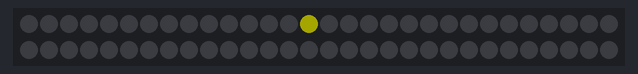
Recording of a program running on a simulated ESP8266 (Wemos D1 mini). Parts: 60 RGB LEDs in strip order, left to right, continuing on the next row. Dim RGB values are drawn brighter than linear; WiFi joins after 1.5 s; servers stay silent unless stated; uploads are accepted with an empty reply; what the program prints to the serial monitor is not drawn.

Above: at 5.6 s.
At 6.36 s:
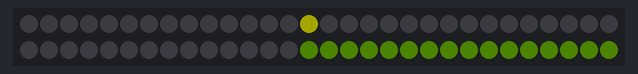
At 7.2 s:
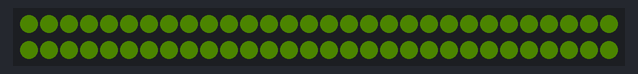

The program:

main.cpp
```cpp
#include <Arduino.h>
#include <ESP8266WiFi.h>
#include <Adafruit_NeoPixel.h>
#include <secrets.h>
#ifdef __AVR__
#include <avr/power.h>
#endif

//
// Simple way
// Run all the things on power up, then deep sleep.
// Button push triggers reset pin
//
// Better way (OR NOT)
// Power hooked up to esp, but not ch_pd/ch_en/en enable pin (somehow)
// Button push triggers enable pin (poss 0/2 also 'for normal boot'?)
// HIGH gpio also hooked to enable pin to keep it alive
// Set low at end, boom off.
//
// NOW: This is only better if the power use for a non-enabled esp is less than deep sleep
// UPDATE: Apparently it's exactly the heckin' same
// https://bbs.espressif.com/viewtopic.php?t=8598#p18557

#define CHAKRAM_DIN 2 // Only D pins 3,5,6,9,10,11 support analogWrite
#define CHAKRAM_LEDS 60
// If colours are wrong, it'll be NEO_RGBW, or any other of the mad fugue of options in the library
Adafruit_NeoPixel chakram = Adafruit_NeoPixel(CHAKRAM_LEDS, CHAKRAM_DIN, NEO_GRBW + NEO_KHZ800);

bool debugging = true;

void chakramFill(int r, int g, int b, int w)
{
  for (uint16_t i = 0; i < CHAKRAM_LEDS; i++)
  {
    chakram.setPixelColor(i, r, g, b, w);
  }
  chakram.show();
}

void setup()
{
  Serial.begin(115200);
  delay(4000); // Always smart to delay, for microcontroller uploadery reasons
  Serial.println("Let's do this!");

  chakram.setBrightness(100); // 0->255
  chakram.begin();

  // Set the ESP8266 to be only WiFi-client, not AP as by default it does both
  WiFi.setPhyMode(WIFI_PHY_MODE_11G); // HOLY SHIT FIX
  WiFi.mode(WIFI_STA);
  WiFi.begin(ssid, password);

  int w = 0;
  while (WiFi.status() != WL_CONNECTED)
  {
    Serial.print(".");
    delay(100);
    // Might as well spaz around at this point while waiting
    // chakramFill(random(0, 16), 0, 5, 0);
    // chakramFill(constrain(w * 5, 0, 100), 0, 0, 0);
    // chakramFill(100, 100, 0, 0);
    chakramFill(0, 0, 0, 0);
    chakram.setPixelColor(w % CHAKRAM_LEDS, 100, 100, 0, 0);
    chakram.show();
    w++;
  }

  Serial.print("Connected as ");
  Serial.println(WiFi.localIP());
}

void loop()
{
  WiFiClient client;
  if (!client.connect(host, 80))
  {
    Serial.println("Error: Can't connect to API edpoint");
    chakramFill(255, 255, 0, 0);
    delay(5000);
    return;
  }

  Serial.print("Requesting URL: ");
  Serial.print(host);
  Serial.println(apiEndpoint);

  client.print(String("GET ") + apiEndpoint +
               " HTTP/1.1\r\n" +
               "Host: " + host + "\r\n" +
               "Connection: close\r\n\r\n");

  // Wait up to 10 seconds for response
  int c = 0;
  while ((!client.available()) && (c < 100))
  {
    delay(100);
    // Might as well spaz around at this point while waiting
    // chakramFill(0, 5, random(0, 16), 0);
    chakramFill(5, 0, constrain(c * 3, 0, 100), 0);
    c++;
  }

  String result = "";
  while (client.available())
  {
    char ch = static_cast<char>(client.read());
    // Serial.print(ch);
    result += ch;
  }
  client.stop();

  int lastLineIndex = result.lastIndexOf('\n');
  int daysTilHoliday = result.substring(lastLineIndex).toInt();
  Serial.print("daysTilHoliday: ");
  Serial.println(daysTilHoliday);

  // Runs anti-clockwise actually (unlike neopixels one)
  for (int i = CHAKRAM_LEDS - 1; i >= 0; i--)
  {
    // if (i >= CHAKRAM_LEDS - daysTilHoliday)
    if (i < daysTilHoliday)
    {
      chakram.setPixelColor(i, 255, 0, 20, 0);
    }
    else
    {
      chakram.setPixelColor(i, 12, 20, 0, 0);
    }
    delay(20);
    chakram.show();
  }

  // // Chill
  // delay(3000);

  // // Fade out hard
  // for (int i = 100; i >= 0; i--)
  // {
  //   chakram.setBrightness(round(i * 1.5));
  //   chakram.show();
  //   delay(10);
  // }

  // // Off all the things
  // chakramFill(0, 0, 0, 0);
  // ESP.deepSleep(0);

  // We're looping now, wall-mount style so just cycle every hour
  delay(3600000);
}
```

secrets.example.h
```cpp
const char *ssid = "example";
const char *password = "example";
const char *apiEndpoint = "/example";
const char *host = "us-central1-example.cloudfunctions.net";
```
